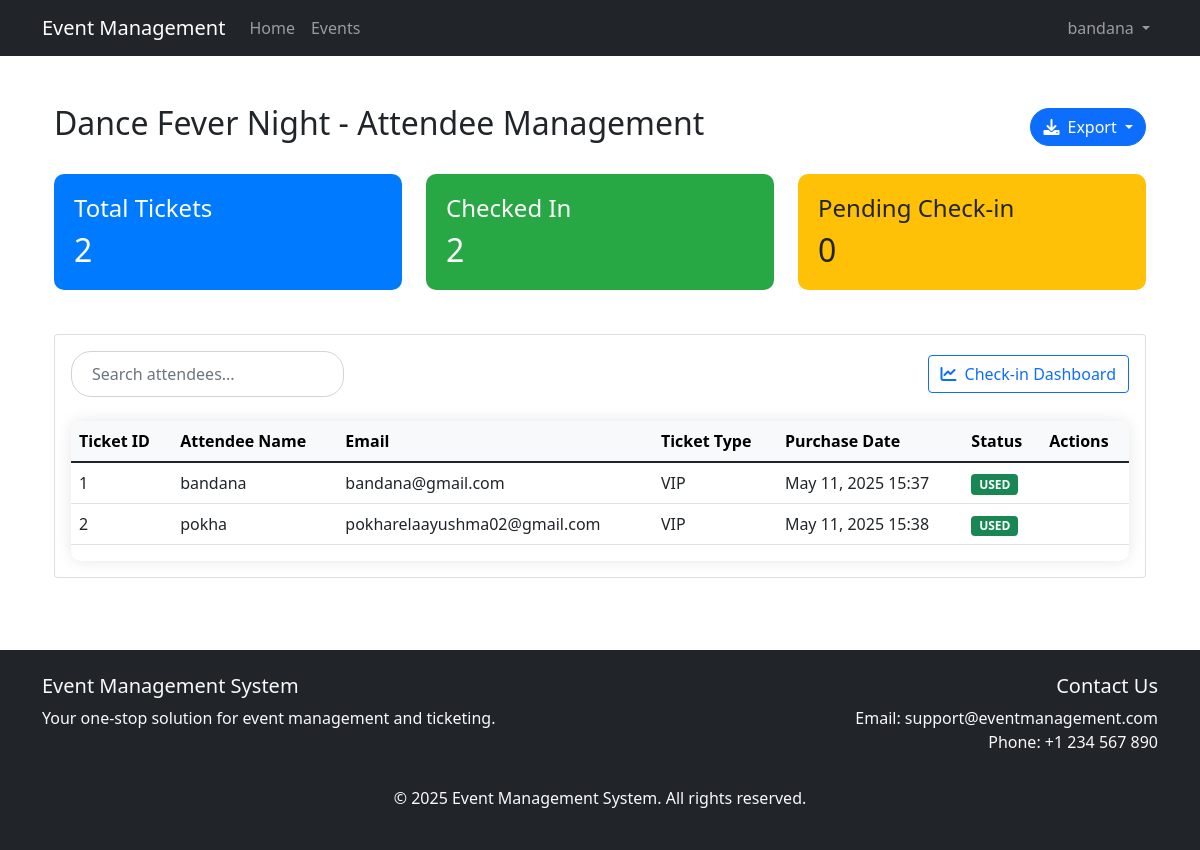
Page /events/1/manage-attendees/ (signed in) on the committed database.
### events/models.py (models this page shows, shortened)
class Event(models.Model):
    CATEGORY_CHOICES = [
        ('MUSIC', 'Music'),
        ('EDUCATION', 'Education'),
        ('SPORTS', 'Sports'),
        ('COMMUNITY', 'Community'),
        ('OTHER', 'Other'),
    ]
    title = models.CharField(max_length=200)
    description = models.TextField()
    organizer = models.ForeignKey(User, on_delete=models.CASCADE)
    category = models.CharField(max_length=20, choices=CATEGORY_CHOICES)
    venue = models.CharField(max_length=200)
    date = models.DateField()
    time = models.TimeField()
    capacity = models.PositiveIntegerField()
    image = models.ImageField(upload_to='event_images/')
    created_at = models.DateTimeField(auto_now_add=True)
    updated_at = models.DateTimeField(auto_now=True)
    is_active = models.BooleanField(default=True)

class Ticket(models.Model):
    STATUS_CHOICES = [
        ('PENDING', 'Pending'),
        ('SOLD', 'Sold'),
        ('CANCELLED', 'Cancelled'),
        ('USED', 'Used'),
    ]
    tier = models.ForeignKey(TicketTier, on_delete=models.CASCADE, related_name='tickets')
    user = models.ForeignKey(User, on_delete=models.CASCADE)
    purchase_date = models.DateTimeField(auto_now_add=True)
    status = models.CharField(max_length=20, choices=STATUS_CHOICES, default='PENDING')
    qr_code = models.ImageField(upload_to='qr_codes/', blank=True)
    payment_id = models.CharField(max_length=100, blank=True)
    updated_at = models.DateTimeField(auto_now=True)
    check_in_time = models.DateTimeField(null=True, blank=True)

class TicketTier(models.Model):
    TIER_CHOICES = [
        ('VIP', 'VIP'),
        ('GENERAL', 'General Admission'),
        ('EARLY_BIRD', 'Early Bird'),
    ]
    event = models.ForeignKey(Event, on_delete=models.CASCADE, related_name='ticket_tiers')
    name = models.CharField(max_length=50, choices=TIER_CHOICES)
    price = models.DecimalField(max_digits=10, decimal_places=2)
    quantity = models.PositiveIntegerField()
    description = models.TextField()

### events/views.py (the view)
# urls.py: path('events/<int:event_id>/manage-attendees/', views.manage_attendees, name='manage_attendees'),
@login_required
def manage_attendees(request, event_id):
    event = get_object_or_404(Event, id=event_id, organizer=request.user)
    tickets = Ticket.objects.filter(tier__event=event).select_related('user', 'tier')
    stats = {
        'total': tickets.count(),
        'checked_in': tickets.filter(status='USED').count(),
        'pending': tickets.filter(status='SOLD').count(),
    }
    if 'export' in request.GET:
        export_format = request.GET.get('export')
        if export_format == 'csv':
            return export_attendees_csv(tickets, event)
        elif export_format == 'excel':
            return export_attendees_excel(tickets, event)
    return render(request, 'events/manage_attendees.html', {
        'event': event,
        'tickets': tickets,
        'stats': stats,
    })

### templates/events/manage_attendees.html (shortened to what this page needs)
{% extends 'base.html' %}
{% load static %}
{% block content %}
<div class="container py-4">
    <div class="d-flex justify-content-between align-items-center mb-4">
        <h2>{{ event.title }} - Attendee Management</h2>
        <div class="dropdown">
            <button class="btn btn-primary dropdown-toggle export-btn" type="button" data-bs-toggle="dropdown">
                <i class="fas fa-download me-2"></i>Export
            </button>
        </div>
    </div>
    <div class="row mb-4">
        <div class="col-md-4">
            <div class="stats-card total">
                <h4>Total Tickets</h4>
                <h2 class="mb-0">{{ stats.total }}</h2>
            </div>
        </div>
        <div class="col-md-4">
            <div class="stats-card checked-in">
                <h4>Checked In</h4>
                <h2 class="mb-0">{{ stats.checked_in }}</h2>
            </div>
        </div>
        <div class="col-md-4">
            <div class="stats-card pending">
                <h4>Pending Check-in</h4>
                <h2 class="mb-0">{{ stats.pending }}</h2>
            </div>
        </div>
    </div>
    <div class="card">
        <div class="card-body">
            <div class="d-flex justify-content-between align-items-center mb-4">
                <input type="text" id="attendeeSearch" class="form-control search-box w-auto" placeholder="Search attendees...">
                <a href="{% url 'checkin_dashboard' event.id %}" class="btn btn-outline-primary">
                    <i class="fas fa-chart-line me-2"></i>Check-in Dashboard
                </a>
            </div>
            <div class="table-responsive">
                <table class="table table-hover" id="attendeeTable">
                    <thead class="table-light">
                        <tr>
                            <th>Ticket ID</th>
                            <th>Attendee Name</th>
                            <th>Email</th>
                            <th>Ticket Type</th>
                            <th>Purchase Date</th>
                            <th>Status</th>
                            <th>Actions</th>
                        </tr>
                    </thead>
                    <tbody>
                        {% for ticket in tickets %}
                        <tr>
                            <td>{{ ticket.id }}</td>
                            <td>{{ ticket.user.get_full_name|default:ticket.user.username }}</td>
                            <td>{{ ticket.user.email }}</td>
                            <td>{{ ticket.tier.name }}</td>
                            <td>{{ ticket.purchase_date|date:"M d, Y H:i" }}</td>
                            <td>
                                <span class="badge {% if ticket.status == 'USED' %}bg-success{% elif ticket.status == 'SOLD' %}bg-warning{% else %}bg-secondary{% endif %}">
                                    {{ ticket.status }}
                                </span>
                            </td>
                            <td>
                            </td>
                        </tr>
                        {% endfor %}
                    </tbody>
                </table>
            </div>
        </div>
    </div>
</div>
{% endblock %}

### templates/base.html (shortened to what this page needs)
{% load static %}
<!DOCTYPE html>
<html lang="en">
<head>
    <link href="https://cdn.jsdelivr.net/npm/bootstrap@5.1.3/dist/css/bootstrap.min.css" rel="stylesheet">
    <link href="https://cdnjs.cloudflare.com/ajax/libs/font-awesome/6.0.0/css/all.min.css" rel="stylesheet">
</head>
<body>
    <nav class="navbar navbar-expand-lg navbar-dark bg-dark">
        <div class="container">
            <a class="navbar-brand" href="{% url 'home' %}">Event Management</a>
            <div class="collapse navbar-collapse" id="navbarNav">
                <ul class="navbar-nav me-auto">
                    <li class="nav-item">
                        <a class="nav-link" href="{% url 'home' %}">Home</a>
                    </li>
                    <li class="nav-item">
                        <a class="nav-link" href="{% url 'event_list' %}">Events</a>
                    </li>
                </ul>
                <ul class="navbar-nav">
                    {% if user.is_authenticated %}
                        <li class="nav-item dropdown">
                            <a class="nav-link dropdown-toggle" href="#" id="navbarDropdown" role="button" data-bs-toggle="dropdown">
                                {{ user.username }}
                            </a>
                        </li>
                    {% endif %}
                </ul>
            </div>
        </div>
    </nav>
    <main class="container my-4">
        {% block content %}
        {% endblock %}
    </main>
    <footer class="bg-dark text-light py-4 mt-5">
        <div class="container">
            <div class="row">
                <div class="col-md-6">
                    <h5>Event Management System</h5>
                    <p>Your one-stop solution for event management and ticketing.</p>
                </div>
                <div class="col-md-6 text-md-end">
                    <h5>Contact Us</h5>
                    <p>Email: support@eventmanagement.com<br>Phone: +1 234 567 890</p>
                </div>
            </div>
            <div class="text-center mt-3">
                <p>&copy; {% now "Y" %} Event Management System. All rights reserved.</p>
            </div>
        </div>
    </footer>
</body>
</html>

### templates/events/manage_attendees.html (style rules this page uses)
.stats-card { border-radius: 10px; padding: 20px; margin-bottom: 20px; color: white; }
.stats-card.total { background-color: #007bff; }
.stats-card.checked-in { background-color: #28a745; }
.stats-card.pending { background-color: #ffc107; color: #212529; }
.table-responsive { border-radius: 10px; box-shadow: 0 0 15px rgba(0,0,0,0.1); }
.search-box { border-radius: 20px; padding: 10px 20px; border: 1px solid #ced4da; }
.export-btn { border-radius: 20px; }

### rows in the picture
Event: title "Dance Fever Night"
Ticket: id "1", user.get_full_name "bandana", user.email "bandana@gmail.com", tier.name "VIP", purchase_date "May 11, 2025 15:37", status "USED"
Ticket: id "2", user.get_full_name "pokha", user.email "pokharelaayushma02@gmail.com", tier.name "VIP", purchase_date "May 11, 2025 15:38", status "USED"

### other values in the picture
{{ user.username }} "bandana"
{{ stats.total }} "2"
{{ stats.checked_in }} "2"
{{ stats.pending }} "0"
